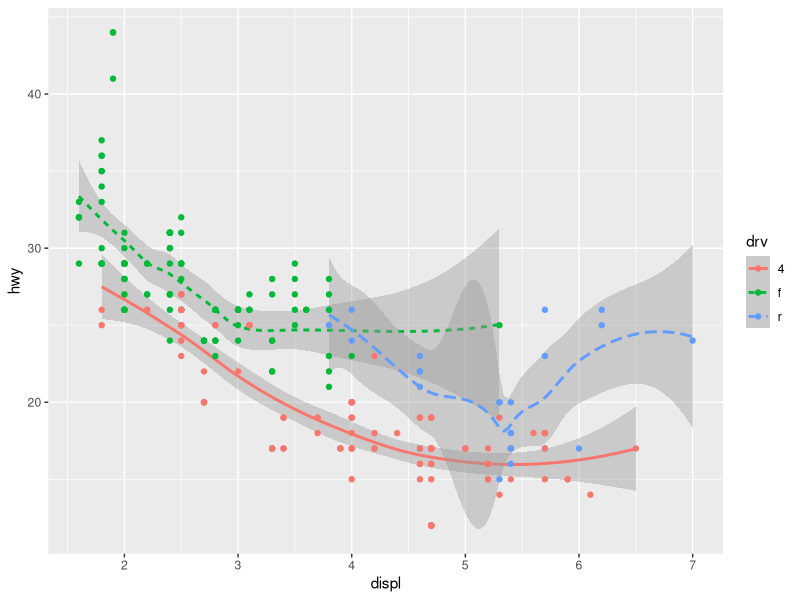
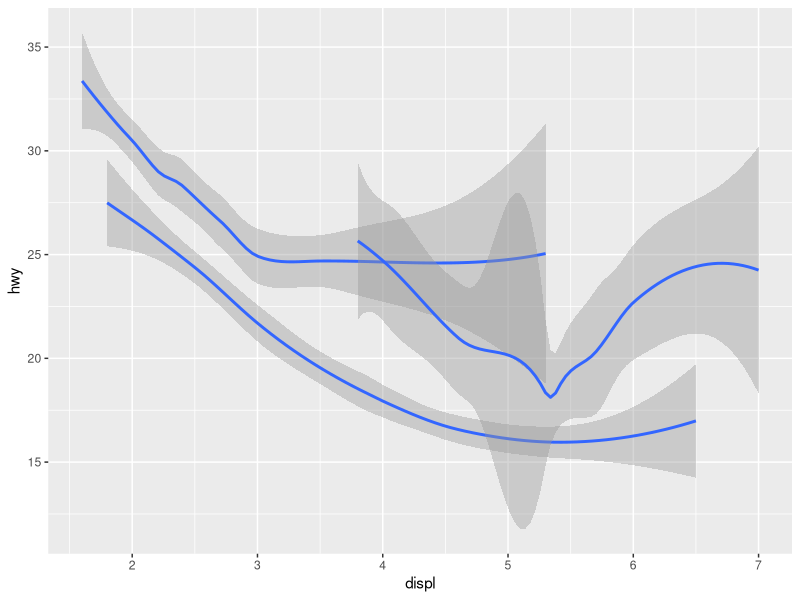
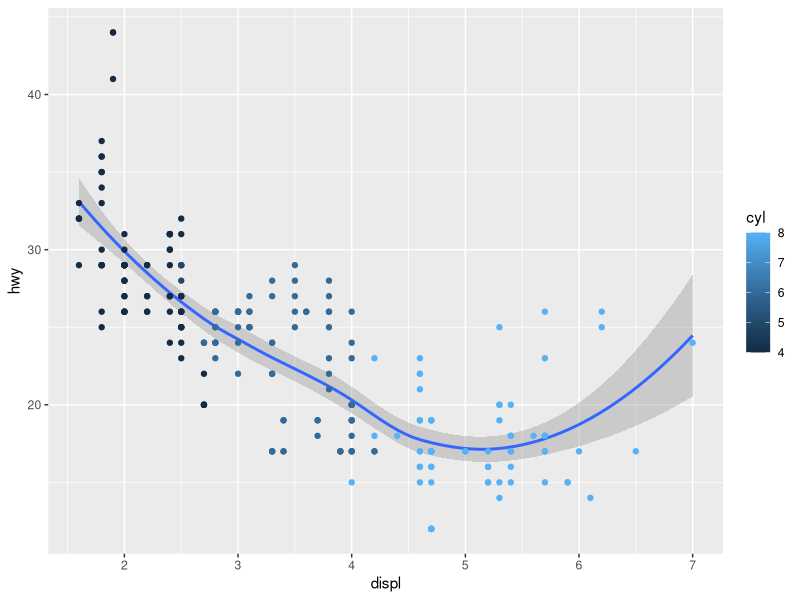
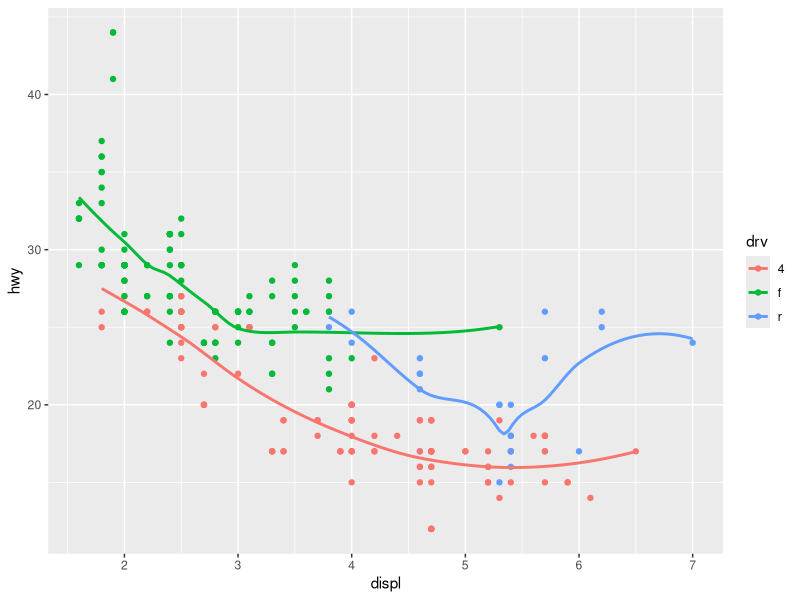
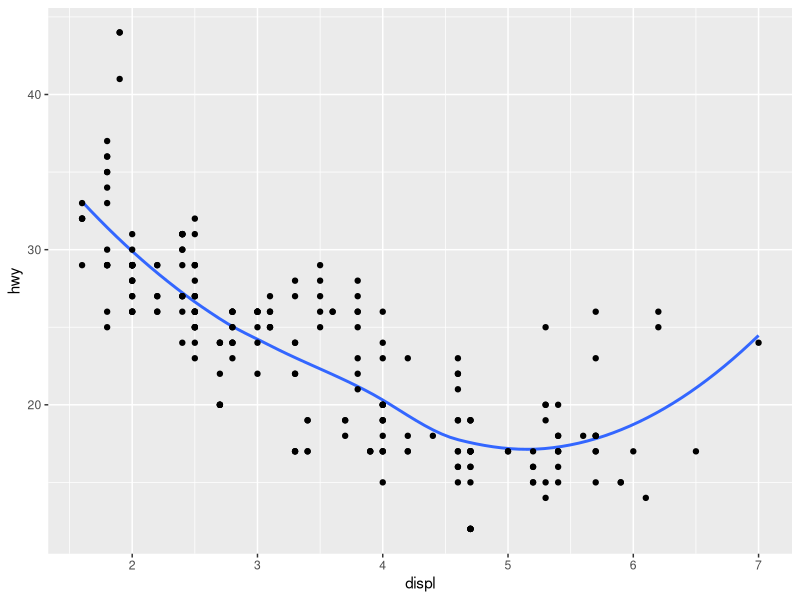
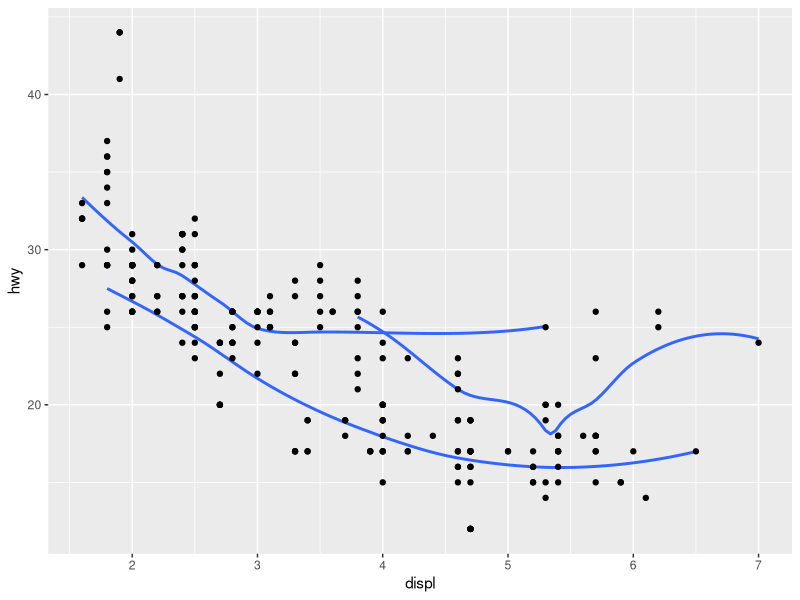
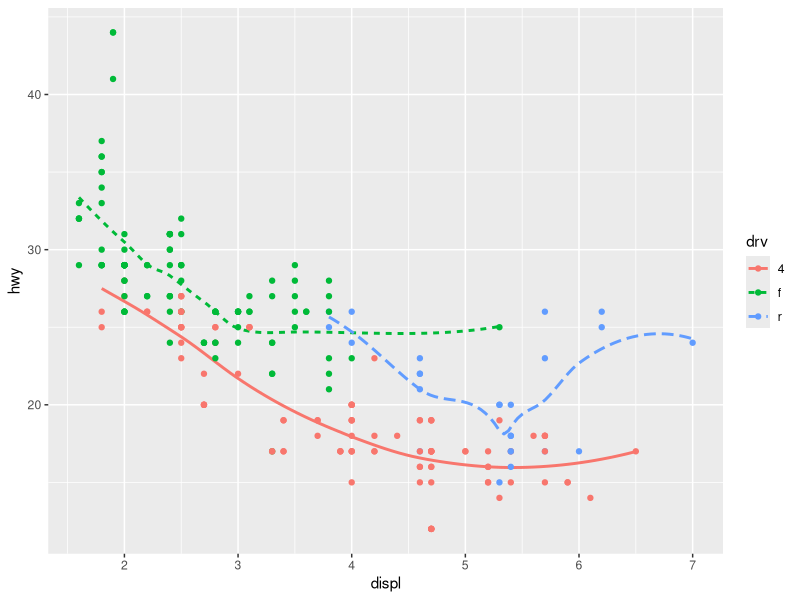
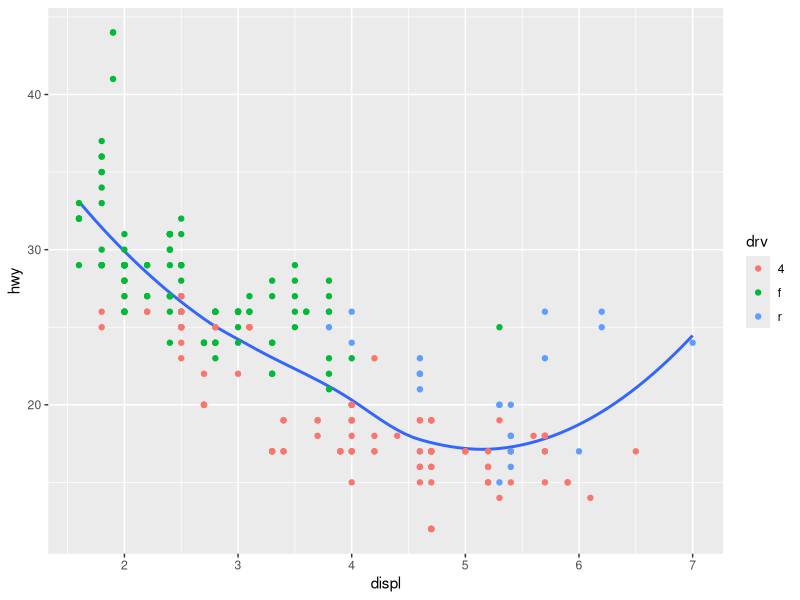

Recreate these plots in R, in order.
library(tidyverse)

# Plotting scatter plots and smooth plots on top of each other, X-Displ, Y-Hwy

# drv used to distinguish linetype and color
ggplot(data = mpg) + 
  geom_smooth(mapping = aes(x = displ, y = hwy, linetype = drv, color = drv)) +
  geom_point(mapping = aes(x = displ, y = hwy, color = drv))
 
# Simple smooth plot with drv grouping
ggplot(data = mpg) + 
  geom_smooth(mapping = aes(x = displ, y = hwy, group = drv))

# Non-grouped smooth plot with scatter plot colored by cyl
ggplot(data = mpg, mapping = aes(x = displ, y = hwy)) +
  geom_smooth() +
  geom_point(aes(color = cyl))

# Smooth plot with no confidence interval, colored by drv
ggplot(data = mpg, mapping = aes(x = displ, y = hwy, color = drv)) + 
  geom_point() + 
  geom_smooth(se = FALSE)

# Smooth + Point with no confidence interval
ggplot(data = mpg, aes(x = displ, y = hwy)) +
  geom_smooth(se = FALSE) +
  geom_point()

# Smooth + Point with no confidence interval, with grouping by drv
ggplot(data = mpg, aes(x = displ, y = hwy, group = drv)) +
  geom_smooth(se = FALSE) +
  geom_point()

# Smooth + Point with no confidence interval, with grouping by drv and color by drv
ggplot(data = mpg, aes(x = displ, y = hwy, color = drv, group = drv)) +
  geom_smooth(se = FALSE, aes(linetype = drv)) +
  geom_point()

# Smooth + Point with no confidence interval, color by drv
ggplot(data = mpg, aes(x = displ, y = hwy)) +
  geom_smooth(se = FALSE) +
  geom_point(aes(color = drv))

# Simple bar plot grouped by cut
ggplot(data = diamonds) +
  geom_bar(mapping = aes(x = cut))


?geom_bar

demo <- tribble(
  ~a,      ~b,
  "bar_1", 20,
  "bar_2", 30,
  "bar_3", 40
)
# Bar chart relative to its inherit value
ggplot(data = demo) +
  geom_bar(mapping = aes(x=a, y=b), stat = "identity")

# Bar chart relative to proportion
ggplot(data = diamonds) +
  geom_bar(mapping = aes(x = cut, y = ..prop.., group = 1))


